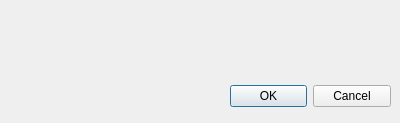
<?xml version="1.0" encoding="UTF-8"?>
<ui version="4.0">
 <class>Dialog</class>
 <widget class="QDialog" name="Dialog">
  <property name="geometry">
   <rect>
    <x>0</x>
    <y>0</y>
    <width>400</width>
    <height>123</height>
   </rect>
  </property>
  <property name="windowTitle">
   <string>Dialog</string>
  </property>
  <widget class="QDialogButtonBox" name="buttonBox">
   <property name="geometry">
    <rect>
     <x>230</x>
     <y>80</y>
     <width>161</width>
     <height>32</height>
    </rect>
   </property>
   <property name="orientation">
    <enum>Qt::Horizontal</enum>
   </property>
   <property name="standardButtons">
    <set>QDialogButtonBox::Cancel|QDialogButtonBox::Ok</set>
   </property>
  </widget>
 </widget>
 <resources/>
 <connections>
  <connection>
   <sender>buttonBox</sender>
   <signal>accepted()</signal>
   <receiver>Dialog</receiver>
   <slot>accept()</slot>
   <hints>
    <hint type="sourcelabel">
     <x>248</x>
     <y>254</y>
    </hint>
    <hint type="destinationlabel">
     <x>157</x>
     <y>274</y>
    </hint>
   </hints>
  </connection>
  <connection>
   <sender>buttonBox</sender>
   <signal>rejected()</signal>
   <receiver>Dialog</receiver>
   <slot>reject()</slot>
   <hints>
    <hint type="sourcelabel">
     <x>316</x>
     <y>260</y>
    </hint>
    <hint type="destinationlabel">
     <x>286</x>
     <y>274</y>
    </hint>
   </hints>
  </connection>
 </connections>
</ui>
